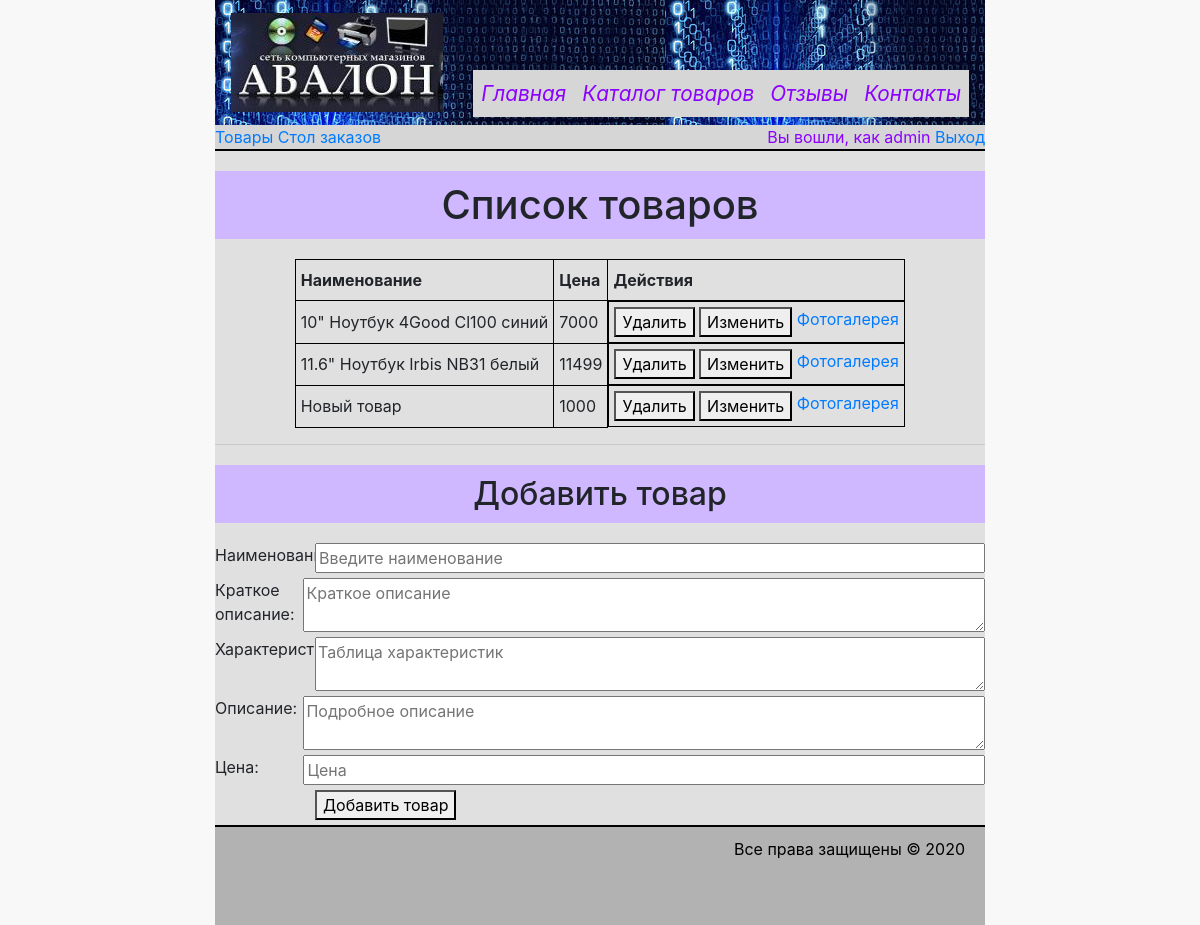
Screenshot of /?page=goods (signed in) with the database file from the repository.
### tables this page shows
CREATE TABLE IF NOT EXISTS goods (
  id INT(11) UNSIGNED NOT NULL AUTO_INCREMENT,
  name VARCHAR(255) NOT NULL,
  description_short TEXT DEFAULT NULL,
  thumbnail VARCHAR(255) DEFAULT 'NULL',
  property TEXT DEFAULT NULL,
  description TEXT DEFAULT NULL,
  price DOUBLE DEFAULT NULL,
  PRIMARY KEY (id)
);

### functions.inc (called while the page is built, shortened)
<?php
function isAdmin() {
    return isset($_SESSION) && $_SESSION['is_admin'] == '1';
}

### classes/DB.class.php (called while the page is built, shortened)
<?php
class DB
{
    private static $instance = null;
    static function getInstance()
    {
        if (self::$instance === null) {
            self::$instance = new DB();
        }
        return self::$instance;
    }
    private function __construct()
    {
        $conf = ['host' => '127.0.0.1',
            'user' => 'root',
            'password' => 'root',
            'db' => 'internet_shop'];
        $this->DBLink = new PDO("mysql:host={$conf['host']};dbname={$conf['db']};charset=UTF8", $conf['user'], $conf['password'],
            array(PDO::MYSQL_ATTR_INIT_COMMAND => 'SET NAMES \'UTF8\';'));
    }
    function QueryMany()
    {
        try {
            $args = func_get_args();
            $query = array_shift($args);
            if (!($rs = $this->getInstance()->DBLink->prepare($query))) {
                throw new Exception('Ошибка prepare');
            }
            if (!$rs->execute($args)) {
                throw new Exception('Ошибка execute');
            }
            if (!preg_match('/^\s*(insert|update|delete)/si', $query) && $rs->columnCount() > 0) {
                $rows = array();
                while ($row = $rs->fetch(PDO::FETCH_ASSOC)) {
                    if (isset($row['id']))
                        $rows[$row['id']] = $row;
                    else
                        $rows[] = $row;
                }
                return $rows;
            }
            return true;
        } catch (Exception $exc) {
            $DBError = $exc->getMessage();
            if (!$this->getInstance()->DBLink) {
                throw new Exception($DBError);
            }
            if ($this->getInstance()->DBLink->inTransaction()) $this->getInstance()->DBLink->rollBack();
            throw new Exception($DBError);
        }
    }
}

### goods.inc (the view, shortened to what this page needs)
    ?><h1>Эта страница для админа!</h1><?php
$goods_item = [];
try {
    $rows = DB::getInstance()->QueryMany("SELECT * FROM goods order by `name`");
} catch (Exception $e) {
    $error[] = $e->getMessage();
}
?>
<h1>Список товаров</h1>
<table class="tbl_harakteristiki">
    <tr>
        <th>Наименование</th>
        <th>Цена</th>
        <?php if (isAdmin()) { ?>
            <th>Действия</th>
        <?php } ?>
    </tr>
    <?php if (!$rows) {
        echo "<tr><td colspan='3'>Товаров пока нет!</td></tr>";
    } else {
        foreach ($rows as $row) {
            ?>
            <tr>
                <td><?= $row['name'] ?></td>
                <td><?= $row['price'] ?></td>
                <?php if (isAdmin()) { ?>
                    <td class="feedback-actions__panel">
                        <form action="?page=goods" method="post"><input type="hidden" name="id"
                            <button type="submit" name="action" value="delete" title="Удалить товар">Удалить</button>&nbsp;
                        </form>
                        <form action="?page=goods" method="post"><input type="hidden" name="id"
                            <button type="submit" name="action" value="edit" title="Изменить товар">Изменить</button>&nbsp;
                        </form>
                        <a href="<?= '?page=photo&product_id=' ?><?= $row['id'] ?>">Фотогалерея</a>
                    </td>
                <?php } ?>
            </tr>
            <?php
        }
    } ?>
</table>
<hr>
<?php if ($goods_item['action'] == 'edit') { ?>
    <h2>Редактировать товар</h2>
<?php } else { ?>
    <h2>Добавить товар</h2>
<?php } ?>
<form action="?page=goods" method="post">
    <div class="input_field"><span>Наименование: </span><input type="text" name="name" value="<?= htmlspecialchars($goods_item['name']) ?>"
                                                      required placeholder="Введите наименование"></div>
    <div class="input_field"><span>Краткое описание: </span><textarea name="description_short"
                                                           placeholder="Краткое описание"><?= htmlspecialchars($goods_item['description_short']) ?></textarea>
    </div>
    <div class="input_field"><span>Характеристики: </span><textarea name="property"
                                                           placeholder="Таблица характеристик"><?= htmlspecialchars($goods_item['property']) ?></textarea>
    </div>
    <div class="input_field"><span>Описание: </span><textarea name="description"
                                                           placeholder="Подробное описание"><?= htmlspecialchars($goods_item['description']) ?></textarea>
    </div>
    <div class="input_field"><span>Цена: </span><input type="text" name="price" value="<?= $goods_item['price'] ?>"
                                                       placeholder="Цена"></div>
    <div class="input_field"><span>&nbsp;</span>
        <?php if ($goods_item['action'] == 'edit') { ?>
            <button type="submit" name="action" value="update">Обновить товар</button>
        <?php } else { ?>
            <button type="submit" name="action" value="add">Добавить товар</button>
        <?php } ?>
    </div>
</form>

### css/style.css (style rules this page uses)
body, html { height: 100%; }
body { background-color: #f8f8f8; }
h1, h2, h3 { text-align: center; background-color: #cfb8ff; padding: 10px; margin: 20px 0 20px; }
table.tbl_harakteristiki { border-collapse: collapse; margin: 0 auto; }
table.tbl_harakteristiki tr:first-child { line-height: 30px; }
table.tbl_harakteristiki td, table.tbl_harakteristiki th { border: 1px solid #000; padding: 5px; }
.input_field { display: flex; width: 100%; margin-bottom: 5px; }
.input_field span { width: 100px; }
.input_field input { width: 100%; color: #707070; }
textarea { width: 100%; color: #707070; }
.feedback-actions__panel { display: flex; }

### rows the page displays
goods: name "10\" Ноутбук 4Good Cl100 синий", price "7000"
goods: name "11.6\" Ноутбук Irbis NB31 белый", price "11499"
goods: name "Новый товар", price "1000"

### other values shown
$_SESSION['login'] "admin"
